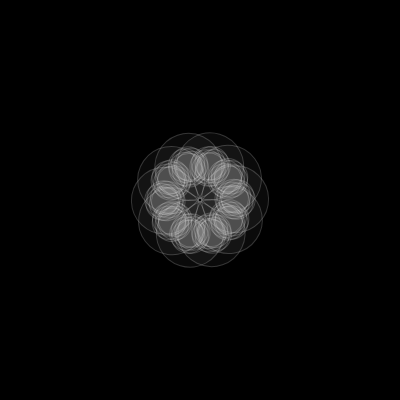
Frame 1 (no input)
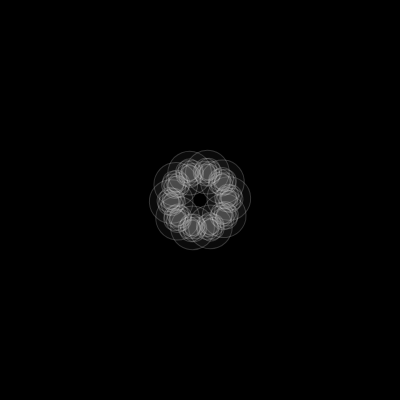
Frame 60 (no input)
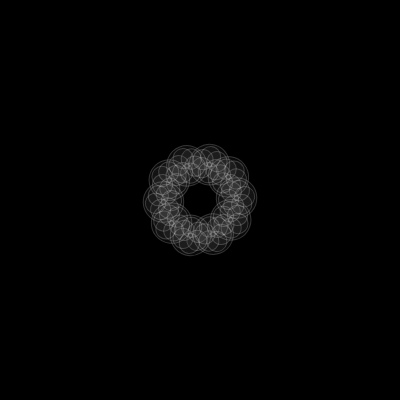
Frame 120 (the mouse pressed at the canvas centre since frame 60)

The p5.js sketch that drew these frames (run headless with seeded random() and noise() and a simulated clock; from frame 60 on, the mouse is pressed at the canvas centre):

// p5.js sketch
// ── sketch.js
function setup() {
	createCanvas(400, 400);
	rectMode(CENTER);
	fill(255, 10);
	stroke(255, 50);
}

function draw(){
	background(0);
  
	var ang1 = TWO_PI * 0.005 * frameCount + 10;		
	var ang2 = TWO_PI * noise(0.005*frameCount + 20);
	var ang3 = TWO_PI * noise(0.001*frameCount + 30);
	var rx = 60 * noise(0.01*frameCount + 40);
	var tx = 100 * noise(0.01*frameCount + 50);
	var size1 = 100 * noise(0.01*frameCount + 60);
	var size2 = 50 * noise(0.01*frameCount + 60);

     
  
	translate(width/2, height/2);
	for (var i = 0; i < 10; i++) {
		push();
		rotate(ang1 + TWO_PI * i / 10);
		translate(tx, 0);
		ellipse(0, 0, size1, size1);
		for (var j = 0; j < 6; j++) {
			push();
			rotate(ang2 + TWO_PI * j / 6);
			translate(rx, 0);
			rotate(ang3);
			ellipse(rx, 0, size2, size2);
			pop();
		}		
		translate()
		pop();
	}
}
